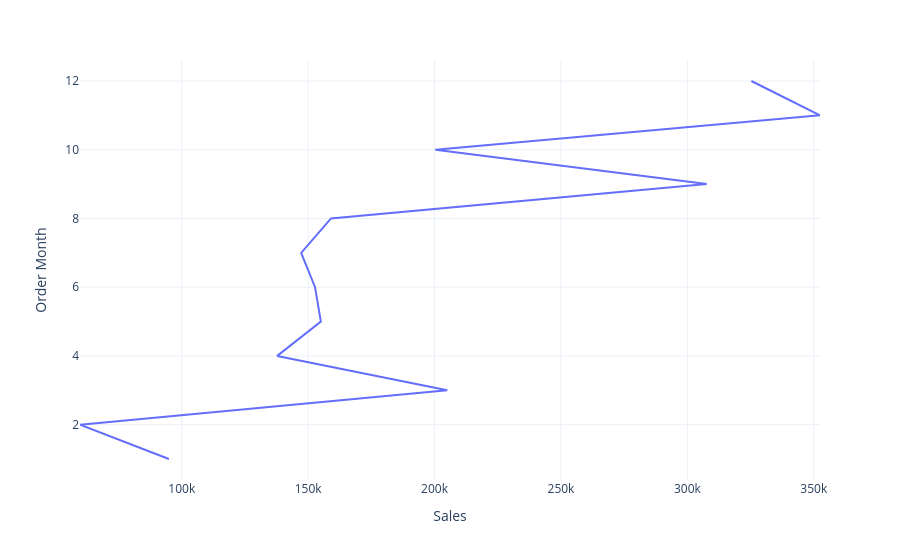

Here is the notebook cell this chart was saved with:
### Code cell
line_1 = px.line(sales_1,
        x = 'Sales',
        y = 'Order Month'
    
)
line_1.show()

### Figure 1 — Plotly figure (JSON) as saved in the notebook; plotly's stock layout.template omitted (floating-point values rounded to 4 significant figures)
{"data": [{"hovertemplate": "Sales=%{x}<br>Order Month=%{y}<extra></extra>", "legendgroup": "", "line": {"color": "#636efa", "dash": "solid"}, "marker": {"symbol": "circle"}, "mode": "lines", "name": "", "orientation": "v", "showlegend": false, "type": "scatter", "x": [94920.0, 59750.0, 205000.0, 137800.0, 155000.0, 152700.0, 147200.0, 159000.0, 307600.0, 200300.0, 352500.0, 325300.0], "xaxis": "x", "y": [1, 2, 3, 4, 5, 6, 7, 8, 9, 10, 11, 12], "yaxis": "y"}], "layout": {"legend": {"tracegroupgap": 0}, "margin": {"t": 60}, "xaxis": {"anchor": "y", "domain": [0, 1], "title": {"text": "Sales"}}, "yaxis": {"anchor": "x", "domain": [0, 1], "title": {"text": "Order Month"}}}}
